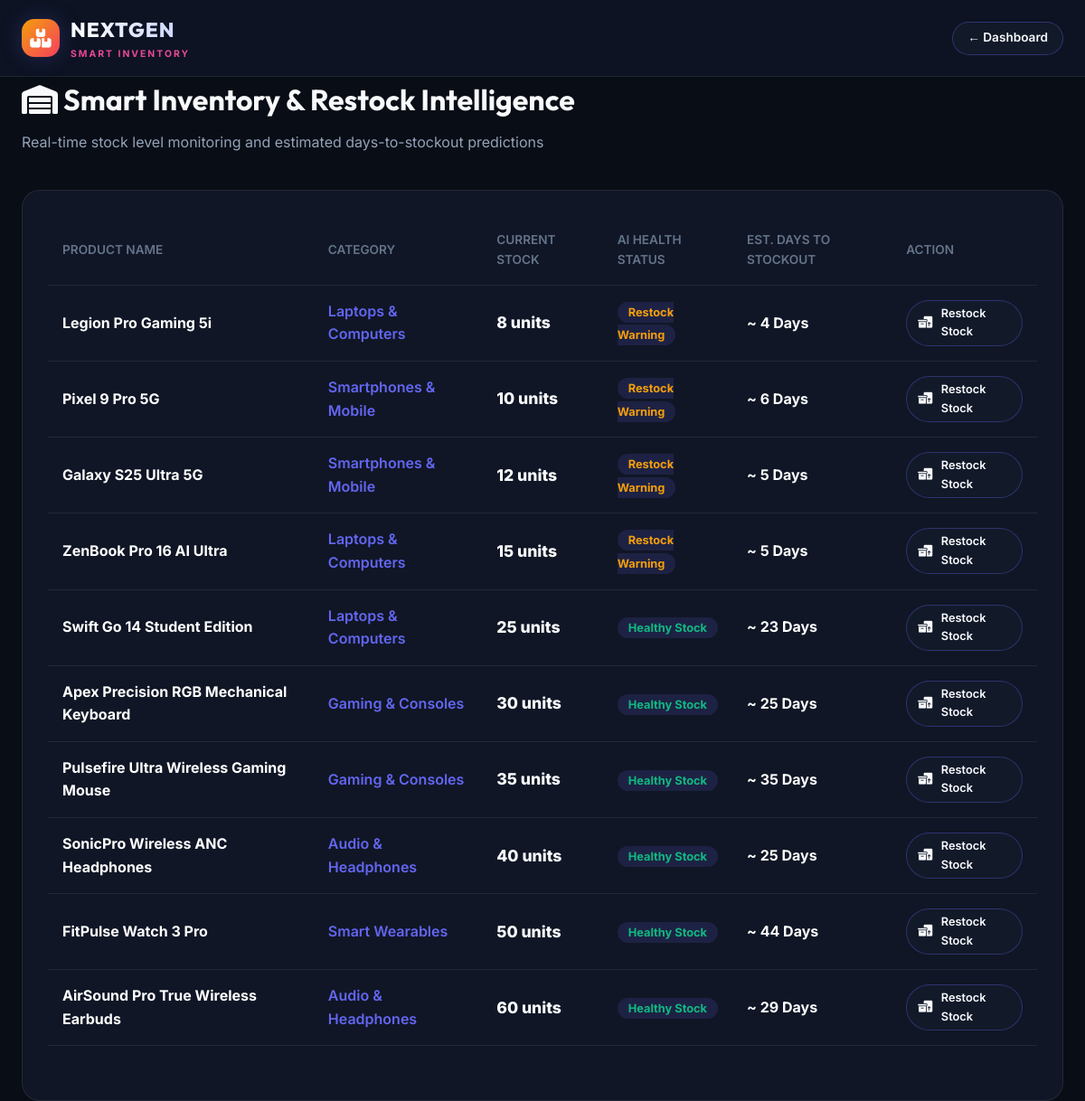
The page /admin/inventory.php (signed in) on the database its author committed.
### tables this page shows
CREATE TABLE IF NOT EXISTS `products` (
  `id` INT AUTO_INCREMENT PRIMARY KEY,
  `category_id` INT NOT NULL,
  `name` VARCHAR(150) NOT NULL,
  `slug` VARCHAR(150) NOT NULL UNIQUE,
  `short_description` VARCHAR(255) DEFAULT NULL,
  `description` TEXT DEFAULT NULL,
  `price` DECIMAL(10, 2) NOT NULL,
  `original_price` DECIMAL(10, 2) DEFAULT NULL,
  `stock_quantity` INT NOT NULL DEFAULT 10,
  `image_url` VARCHAR(255) DEFAULT NULL,
  `rating` DECIMAL(3, 2) DEFAULT 4.50,
  `total_reviews` INT DEFAULT 12,
  `is_featured` TINYINT(1) DEFAULT 0,
  `is_trending` TINYINT(1) DEFAULT 0,
  `tags` VARCHAR(255) DEFAULT NULL,  
  `specs_json` TEXT DEFAULT NULL,  
  `created_at` DATETIME DEFAULT CURRENT_TIMESTAMP,
  FOREIGN KEY (`category_id`) REFERENCES `categories`(`id`) ON DELETE CASCADE
);

CREATE TABLE IF NOT EXISTS `categories` (
  `id` INT AUTO_INCREMENT PRIMARY KEY,
  `name` VARCHAR(50) NOT NULL,
  `slug` VARCHAR(50) NOT NULL UNIQUE,
  `description` TEXT DEFAULT NULL,
  `icon_class` VARCHAR(50) DEFAULT 'fa-box',
  `image_url` VARCHAR(255) DEFAULT NULL
);

### includes/ai_engine.php (called while the page is built, shortened)
<?php
class AIEngine {
    public static function getInventoryRestockAlerts() {
        $db = Database::getConnection();
        $stmt = $db->query("SELECT p.*, c.name as category_name FROM products p JOIN categories c ON p.category_id = c.id ORDER BY p.stock_quantity ASC");
        $products = $stmt->fetchAll();
        $alerts = [];
        foreach ($products as $p) {
            $stock = (int)$p['stock_quantity'];
            if ($stock <= 5) {
                $status = 'Critical Out-of-Stock';
                $badge = 'rose';
                $days = rand(1, 3);
            } elseif ($stock <= 15) {
                $status = 'Restock Warning';
                $badge = 'amber';
                $days = rand(4, 8);
            } else {
                $status = 'Healthy Stock';
                $badge = 'emerald';
                $days = rand(20, 45);
            }
            $alerts[] = [
                'id' => $p['id'],
                'name' => $p['name'],
                'category' => $p['category_name'],
                'stock' => $stock,
                'status' => $status,
                'badge' => $badge,
                'est_days_remaining' => $days
            ];
        }
        return $alerts;
    }
}

### admin/inventory.php (the view, shortened to what this page needs)
<?php
require_once __DIR__ . '/../includes/ai_engine.php';
$alerts = AIEngine::getInventoryRestockAlerts();
?>
<!DOCTYPE html>
<html lang="en">
<head>
    <link rel="stylesheet" href="https://cdnjs.cloudflare.com/ajax/libs/font-awesome/6.5.1/css/all.min.css">
    <link rel="stylesheet" href="../assets/css/style.css">
</head>
<body>
    <header class="main-header" style="background: #0d1322;">
        <div class="container header-container">
            <a href="dashboard.php" class="brand-logo">
                <div class="logo-icon" style="background: linear-gradient(135deg, var(--amber), var(--rose));"><i class="fa-solid fa-boxes-stacked"></i></div>
                <div class="logo-text">
                    <span class="brand-name">NEXTGEN</span>
                    <span class="brand-tag">SMART INVENTORY</span>
                </div>
            </a>
            <a href="dashboard.php" class="btn-secondary" style="padding: 0.4rem 1rem; font-size: 0.85rem;">&larr; Dashboard</a>
        </div>
    </header>
    <div class="container my-5">
        <div style="margin-bottom: 2.5rem;">
            <h1 class="section-title"><i class="fa-solid fa-warehouse text-glow"></i> Smart Inventory & Restock Intelligence</h1>
            <p style="color: var(--text-secondary);">Real-time stock level monitoring and estimated days-to-stockout predictions</p>
        </div>
        <div style="background: var(--bg-card); border: 1px solid var(--border-color); border-radius: var(--radius-lg); padding: 1.75rem;">
            <table class="cart-table">
                <thead>
                    <tr>
                        <th>Product Name</th>
                        <th>Category</th>
                        <th>Current Stock</th>
                        <th>AI Health Status</th>
                        <th>Est. Days to Stockout</th>
                        <th>Action</th>
                    </tr>
                </thead>
                <tbody>
                    <?php foreach ($alerts as $item): ?>
                        <tr>
                            <td><strong style="color: #fff;"><?= htmlspecialchars($item['name']) ?></strong></td>
                            <td><span style="color: var(--primary); font-weight: 600;"><?= htmlspecialchars($item['category']) ?></span></td>
                            <td style="font-weight: 800; font-size: 1.1rem;"><?= $item['stock'] ?> units</td>
                            <td>
                                <span style="background: rgba(99, 102, 241, 0.15); color: var(--<?= $item['badge'] ?>); font-size: 0.8rem; font-weight: 700; padding: 0.25rem 0.75rem; border-radius: 99px;">
                                    <?= $item['status'] ?>
                                </span>
                            </td>
                            <td style="font-weight: 700; color: #fff;">~ <?= $item['est_days_remaining'] ?> Days</td>
                            <td>
                                <a href="edit-product.php?id=<?= $item['id'] ?>" class="btn-secondary" style="padding: 0.25rem 0.75rem; font-size: 0.8rem;">
                                    <i class="fa-solid fa-boxes-packing"></i> Restock Stock
                                </a>
                            </td>
                        </tr>
                    <?php endforeach; ?>
                </tbody>
            </table>
        </div>
    </div>
</body>
</html>

### assets/css/style.css (style rules this page uses)
:root { --bg-dark: #090d16; --bg-surface: #121929; --bg-surface-hover: #1b253b; --bg-card: rgba(18, 25, 41, 0.85); --border-color: rgba(255, 255, 255, 0.08); --border-highlight: rgba(99, 102, 241, 0.35); --primary: #6366f1; --primary-hover: #4f46e5; --accent: #8b5cf6; --neon-pink: #ec4899; --emerald: #10b981; --amber: #f59e0b; --rose: #f43f5e; --text-primary: #f8fafc; --text-secondary: #94a3b8; --text-muted: #64748b; --font-heading: 'Outfit', sans-serif; --font-body: 'Inter', sans-serif; --radius-sm: 8px; --radius-md: 14px; --radius-lg: 20px; --radius-full: 9999px; --shadow-glow: 0 0 25px rgba(99, 102, 241, 0.25); --shadow-card: 0 10px 30px rgba(0, 0, 0, 0.35); --glass-backdrop: blur(16px); }
* { margin: 0; padding: 0; box-sizing: border-box; }
body { font-family: var(--font-body); background-color: var(--bg-dark); color: var(--text-primary); line-height: 1.6; overflow-x: hidden; min-height: 100vh; display: flex; flex-direction: column; }
a { color: inherit; text-decoration: none; transition: all 0.25s ease; }
.container { max-width: 1280px; margin: 0 auto; padding: 0 1.5rem; }
.main-header { background: rgba(9, 13, 22, 0.9); backdrop-filter: var(--glass-backdrop); border-bottom: 1px solid var(--border-color); position: sticky; top: 0; z-index: 100; }
.header-container { display: flex; align-items: center; justify-content: space-between; padding: 1rem 1.5rem; gap: 2rem; }
.brand-logo { display: flex; align-items: center; gap: 0.75rem; }
.logo-icon { width: 42px; height: 42px; background: linear-gradient(135deg, var(--primary), var(--accent)); border-radius: var(--radius-md); display: flex; align-items: center; justify-content: center; font-size: 1.3rem; color: #ffffff; box-shadow: var(--shadow-glow); }
.logo-text { display: flex; flex-direction: column; }
.brand-name { font-family: var(--font-heading); font-size: 1.4rem; font-weight: 800; letter-spacing: 1px; background: linear-gradient(90deg, #ffffff, #c7d2fe); -webkit-background-clip: text; -webkit-text-fill-color: transparent; }
.brand-tag { font-size: 0.65rem; font-weight: 700; letter-spacing: 2px; color: var(--neon-pink); text-transform: uppercase; }
.btn-secondary { background: var(--bg-surface); border: 1px solid var(--border-highlight); color: var(--text-primary); padding: 0.85rem 2rem; border-radius: var(--radius-full); font-weight: 600; font-size: 1rem; display: inline-flex; align-items: center; gap: 0.6rem; }
.section-title { font-family: var(--font-heading); font-size: 2rem; font-weight: 700; margin-bottom: 0.5rem; }
.cart-table { width: 100%; border-collapse: collapse; margin-bottom: 2rem; }
.cart-table th, .cart-table td { padding: 1rem; text-align: left; border-bottom: 1px solid var(--border-color); }
.cart-table th { color: var(--text-muted); font-weight: 600; font-size: 0.85rem; text-transform: uppercase; }

### rows shown on the page
products: name "Legion Pro Gaming 5i", category.name "Laptops & Computers", stock_quantity "8", status "Restock Warning", est_days_remaining "4"
products: name "Pixel 9 Pro 5G", category.name "Smartphones & Mobile", stock_quantity "10", status "Restock Warning", est_days_remaining "6"
products: name "Galaxy S25 Ultra 5G", category.name "Smartphones & Mobile", stock_quantity "12", status "Restock Warning", est_days_remaining "5"
products: name "ZenBook Pro 16 AI Ultra", category.name "Laptops & Computers", stock_quantity "15", status "Restock Warning", est_days_remaining "5"
products: name "Swift Go 14 Student Edition", category.name "Laptops & Computers", stock_quantity "25", status "Healthy Stock", est_days_remaining "23"
products: name "Apex Precision RGB Mechanical Keyboard", category.name "Gaming & Consoles", stock_quantity "30", status "Healthy Stock", est_days_remaining "25"
products: name "Pulsefire Ultra Wireless Gaming Mouse", category.name "Gaming & Consoles", stock_quantity "35", status "Healthy Stock"
products: name "SonicPro Wireless ANC Headphones", category.name "Audio & Headphones", stock_quantity "40", status "Healthy Stock", est_days_remaining "25"
products: name "FitPulse Watch 3 Pro", category.name "Smart Wearables", stock_quantity "50", status "Healthy Stock", est_days_remaining "44"
products: name "AirSound Pro True Wireless Earbuds", category.name "Audio & Headphones", stock_quantity "60", status "Healthy Stock", est_days_remaining "29"
